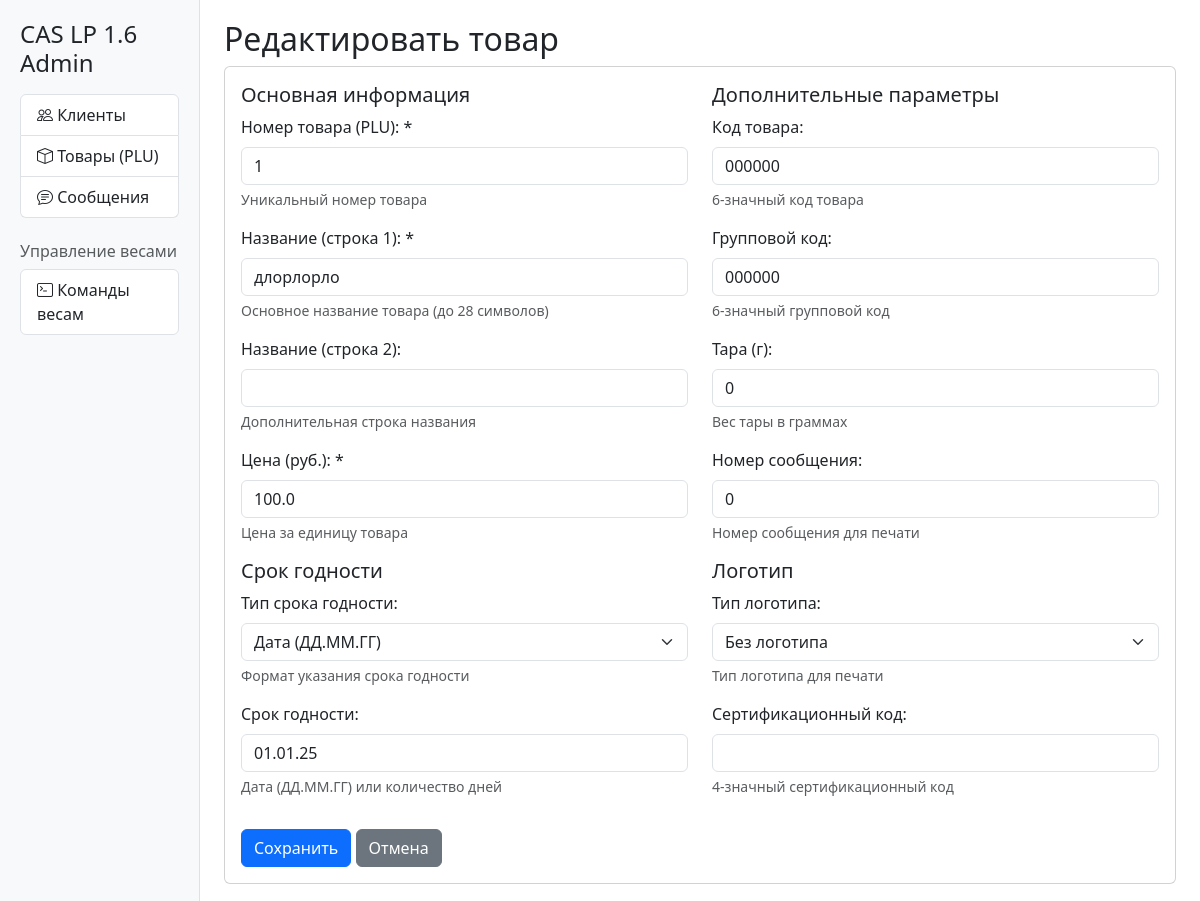
The page /plu/edit/1 on the database as committed earlier.
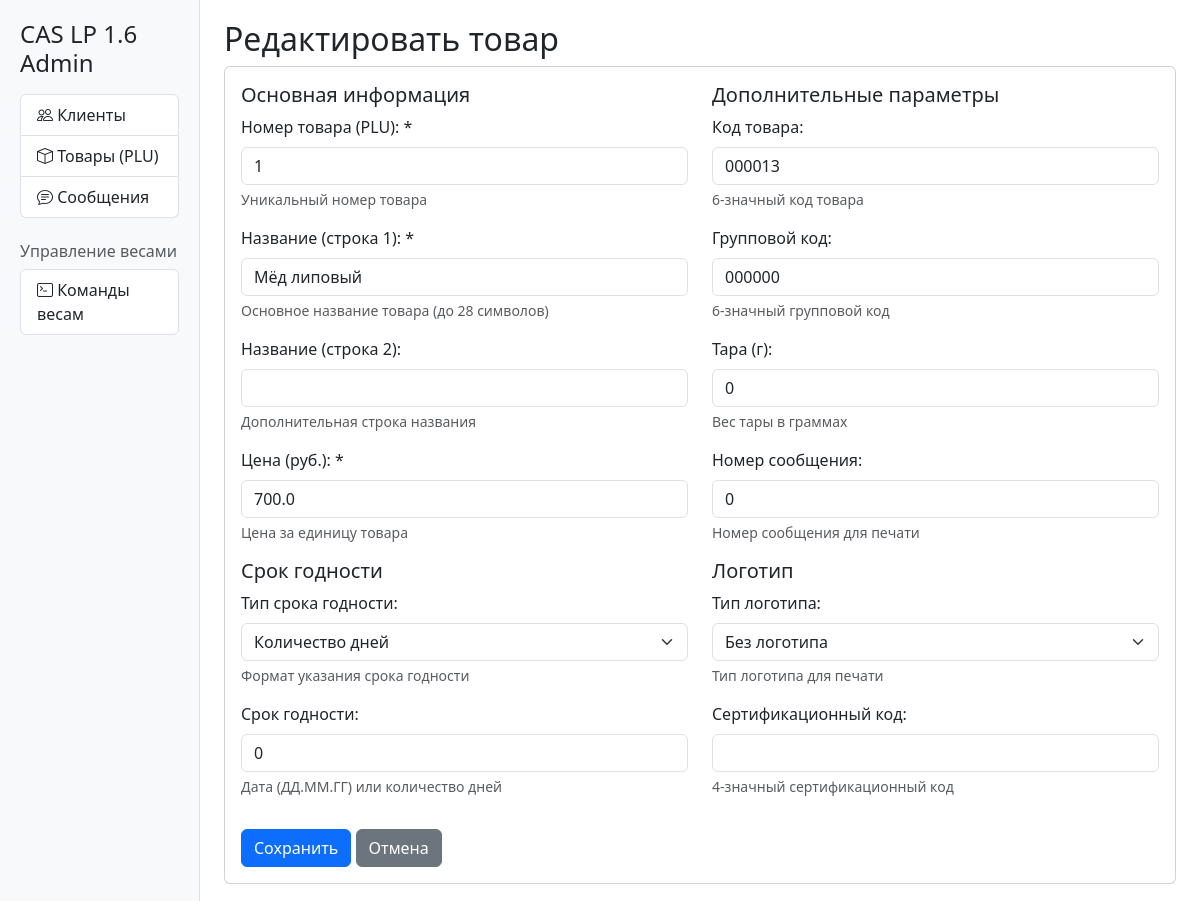
The same page on the database as committed later.
### server.py (models this page shows)
class PLU(db.Model):
    id = db.Column(db.Integer, primary_key=True)
    number = db.Column(db.Integer, unique=True, nullable=False)
    name1 = db.Column(db.String(28), nullable=False)  # Название строка 1
    name2 = db.Column(db.String(28), default='')      # Название строка 2
    price = db.Column(db.Float, nullable=False)       # Цена в рублях
    code = db.Column(db.String(6), default='000000')  # Код товара (6 цифр)
    group_code = db.Column(db.String(6), default='000000')  # Групповой код
    tare = db.Column(db.Integer, default=0)           # Тара в граммах
    message_number = db.Column(db.Integer, default=0) # Номер сообщения
    expiry_type = db.Column(db.Integer, default=0)    # Тип срока годности (0-дата, 1-дни)
    expiry_value = db.Column(db.String(10), default='01.01.25')  # Срок годности
    logo_type = db.Column(db.Integer, default=0)      # Тип логотипа
    cert_code = db.Column(db.String(4), default='')   # Сертификационный код

### server.py (the view, shortened to what this page needs)
@app.route('/plu/edit/<int:plu_id>', methods=['GET', 'POST'])
def plu_edit(plu_id):
    plu = PLU.query.get_or_404(plu_id)
    return render_template('plu_form.html', action='edit', plu=plu)

### templates/plu_form.html (shortened to what the changed rows need)
{% extends 'base.html' %}
{% block header %}{{ 'Добавить' if action == 'add' else 'Редактировать' }} товар{% endblock %}
{% block content %}
<div class="card">
    <div class="card-body">
        <form method="POST">
            <div class="row">
                <div class="col-md-6">
                    <div class="mb-3">
                        <label for="number" class="form-label">Номер товара (PLU): *</label>
                        <input type="number" class="form-control" id="number" name="number" required
                               value="{{ plu.number if action == 'edit' else '' }}">
                        <div class="form-text">Уникальный номер товара</div>
                    </div>
                    <div class="mb-3">
                        <label for="name1" class="form-label">Название (строка 1): *</label>
                        <input type="text" class="form-control" id="name1" name="name1" required maxlength="28"
                               value="{{ plu.name1 if action == 'edit' else '' }}">
                        <div class="form-text">Основное название товара (до 28 символов)</div>
                    </div>
                    <div class="mb-3">
                        <label for="price" class="form-label">Цена (руб.): *</label>
                        <input type="number" step="0.01" class="form-control" id="price" name="price" required
                               value="{{ plu.price if action == 'edit' else '' }}">
                        <div class="form-text">Цена за единицу товара</div>
                    </div>
                </div>
                <div class="col-md-6">
                    <div class="mb-3">
                        <label for="code" class="form-label">Код товара:</label>
                        <input type="text" class="form-control" id="code" name="code" maxlength="6" pattern="[0-9]{6}"
                               value="{{ plu.code if action == 'edit' else '000000' }}">
                        <div class="form-text">6-значный код товара</div>
                    </div>
                    <div class="mb-3">
                        <label for="group_code" class="form-label">Групповой код:</label>
                        <input type="text" class="form-control" id="group_code" name="group_code" maxlength="6" pattern="[0-9]{6}"
                               value="{{ plu.group_code if action == 'edit' else '000000' }}">
                        <div class="form-text">6-значный групповой код</div>
                    </div>
                    <div class="mb-3">
                        <label for="tare" class="form-label">Тара (г):</label>
                        <input type="number" class="form-control" id="tare" name="tare" min="0"
                               value="{{ plu.tare if action == 'edit' else '0' }}">
                        <div class="form-text">Вес тары в граммах</div>
                    </div>
                    <div class="mb-3">
                        <label for="message_number" class="form-label">Номер сообщения:</label>
                        <input type="number" class="form-control" id="message_number" name="message_number" min="0"
                               value="{{ plu.message_number if action == 'edit' else '0' }}">
                        <div class="form-text">Номер сообщения для печати</div>
                    </div>
                </div>
            </div>
            <div class="row">
                <div class="col-md-6">
                    <div class="mb-3">
                        <label for="expiry_type" class="form-label">Тип срока годности:</label>
                        <select class="form-select" id="expiry_type" name="expiry_type">
                            <option value="0" {{ 'selected' if action == 'edit' and plu.expiry_type == 0 else '' }}>Дата (ДД.ММ.ГГ)</option>
                            <option value="1" {{ 'selected' if action == 'edit' and plu.expiry_type == 1 else '' }}>Количество дней</option>
                        </select>
                        <div class="form-text">Формат указания срока годности</div>
                    </div>
                    <div class="mb-3">
                        <label for="expiry_value" class="form-label">Срок годности:</label>
                        <input type="text" class="form-control" id="expiry_value" name="expiry_value"
                               value="{{ plu.expiry_value if action == 'edit' else '01.01.25' }}">
                        <div class="form-text">Дата (ДД.ММ.ГГ) или количество дней</div>
                    </div>
                </div>
            </div>
        </form>
    </div>
</div>
{% endblock %}

Rows that differ between the two databases and show on the page:
changed PLU: name1 "длорлорло" → "Мёд липовый"; price "100.0" → "700.0"; code "000000" → "000013"; expiry_value "01.01.25" → "0"
Other text that changed with them:
form field expiry_type: "Дата (ДД.ММ.ГГ)" → "Количество дней"
